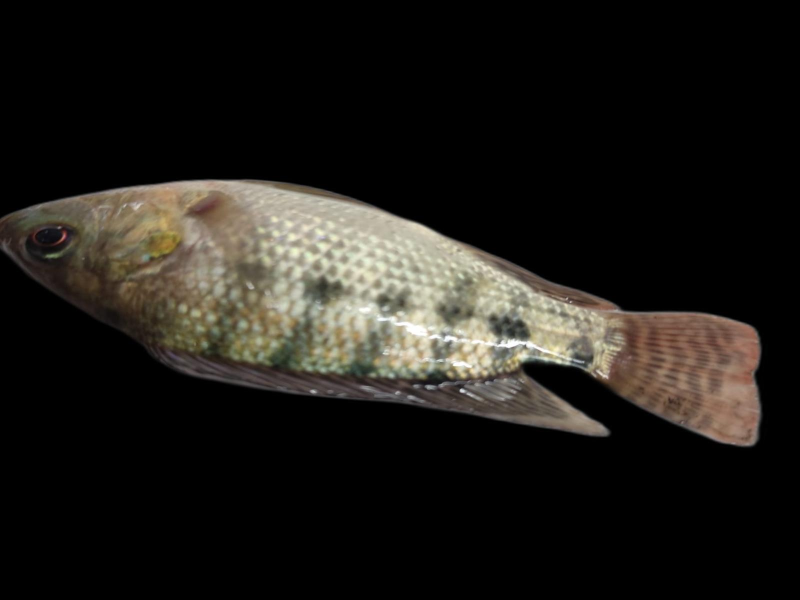
#> input picture parent directory/Fresh Augmented 1.0/aug_0_1318.jpeg, 1600 x 1200 px, found by its file name (shown at 1/2 size); its folder holds 3 pictures in this run
$ python try_SVM1.py
#> lines starting #> are read from the running program, lines starting #| are printed output that depends on the picture
import os
import cv2
import numpy as np
from sklearn.model_selection import train_test_split
from sklearn.svm import SVC
from sklearn.metrics import classification_report, confusion_matrix, accuracy_score
import matplotlib.pyplot as plt
import seaborn as sns
import joblib

# Paths to folders
data_dir = "/Users/akashadhyapak/Documents/ML/Fish Disease/parent directory"
infected_dir = os.path.join(data_dir, "Fresh Augmented 1.0")
non_infected_dir = os.path.join(data_dir, "Infected augmented 2.0")

# Parameters
img_height, img_width = 128, 128
test_size = 0.3
val_size = 0.1
random_state = 42

# Load and preprocess images
def load_images_from_folder(folder, label):
#> called with label = 1
    images = []
    labels = []
    for filename in os.listdir(folder):
        img_path = os.path.join(folder, filename)
        img = cv2.imread(img_path)
#> img is the input picture: shape (1200, 1600, 3); mean B, G, R 24.5, 28.7, 31.1
        if img is not None:
            img = cv2.resize(img, (img_width, img_height))
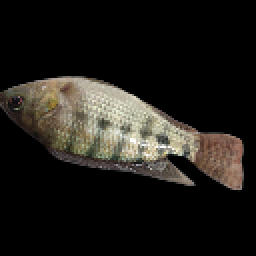
#> img: shape (128, 128, 3) (shown 2 times larger); mean B, G, R 24.5, 28.7, 31.1
            img = img / 255.0  # Normalize
            images.append(img.flatten())
            labels.append(label)
#> pass 2 of the loop in load_images_from_folder, `for filename in os.listdir(folder):`:
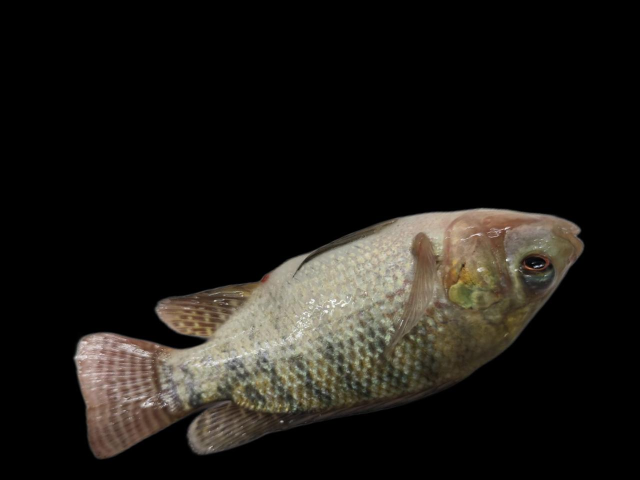
#> input picture parent directory/Fresh Augmented 1.0/aug_0_1710.jpeg, 1280 x 960 px, found by its file name (shown at 1/2 size)
#> in load_images_from_folder, img is the input picture: shape (960, 1280, 3); mean B, G, R 22.2, 26.4, 28.9
#> in load_images_from_folder, `img = cv2.resize(img, (img_width, img_height))`:
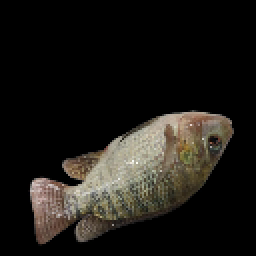
#> img: shape (128, 128, 3) (shown 2 times larger); mean B, G, R 22.2, 26.4, 28.9
#> pass 3 of the loop in load_images_from_folder, `for filename in os.listdir(folder):`:
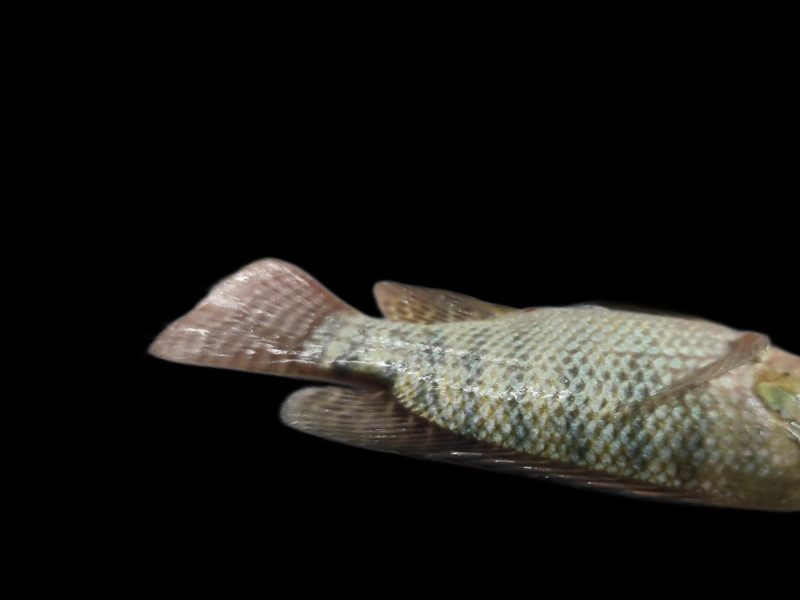
#> input picture parent directory/Fresh Augmented 1.0/aug_0_2237.jpeg, 1600 x 1200 px, found by its file name (shown at 1/2 size)
#> in load_images_from_folder, img is the input picture: shape (1200, 1600, 3); mean B, G, R 21.5, 24.6, 25.6
#> in load_images_from_folder, `img = cv2.resize(img, (img_width, img_height))`:
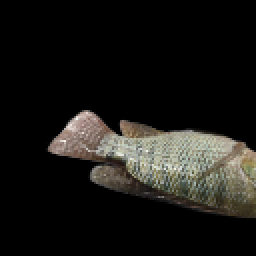
#> img: shape (128, 128, 3) (shown 2 times larger); mean B, G, R 21.5, 24.6, 25.6
    return images, labels

# Load data
infected_images, infected_labels = load_images_from_folder(infected_dir, label=1)
#> infected_images = 3 items; infected_labels = [1, 1, 1]
non_infected_images, non_infected_labels = load_images_from_folder(non_infected_dir, label=0)
#> call 2 of load_images_from_folder, with label = 0
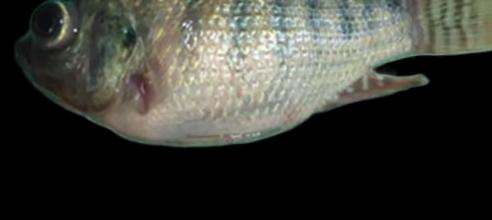
#> input picture parent directory/Infected augmented 2.0/aug_0_203.jpeg, 492 x 220 px, found by its file name
#> in load_images_from_folder, img is the input picture: shape (220, 492, 3); mean B, G, R 55, 61.5, 60.6
#> in load_images_from_folder (call 2), `img = cv2.resize(img, (img_width, img_height))`:
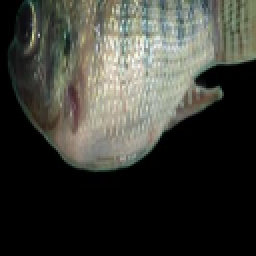
#> img: shape (128, 128, 3) (shown 2 times larger); mean B, G, R 54.9, 61.4, 60.5
#> non_infected_images = 1 item; non_infected_labels = [0]

# Combine and split data
X = np.array(infected_images + non_infected_images)
y = np.array(infected_labels + non_infected_labels)
#> y = [1, 1, 1, 0]
#> (the run stopped early here; a loop or call above may not have finished)
